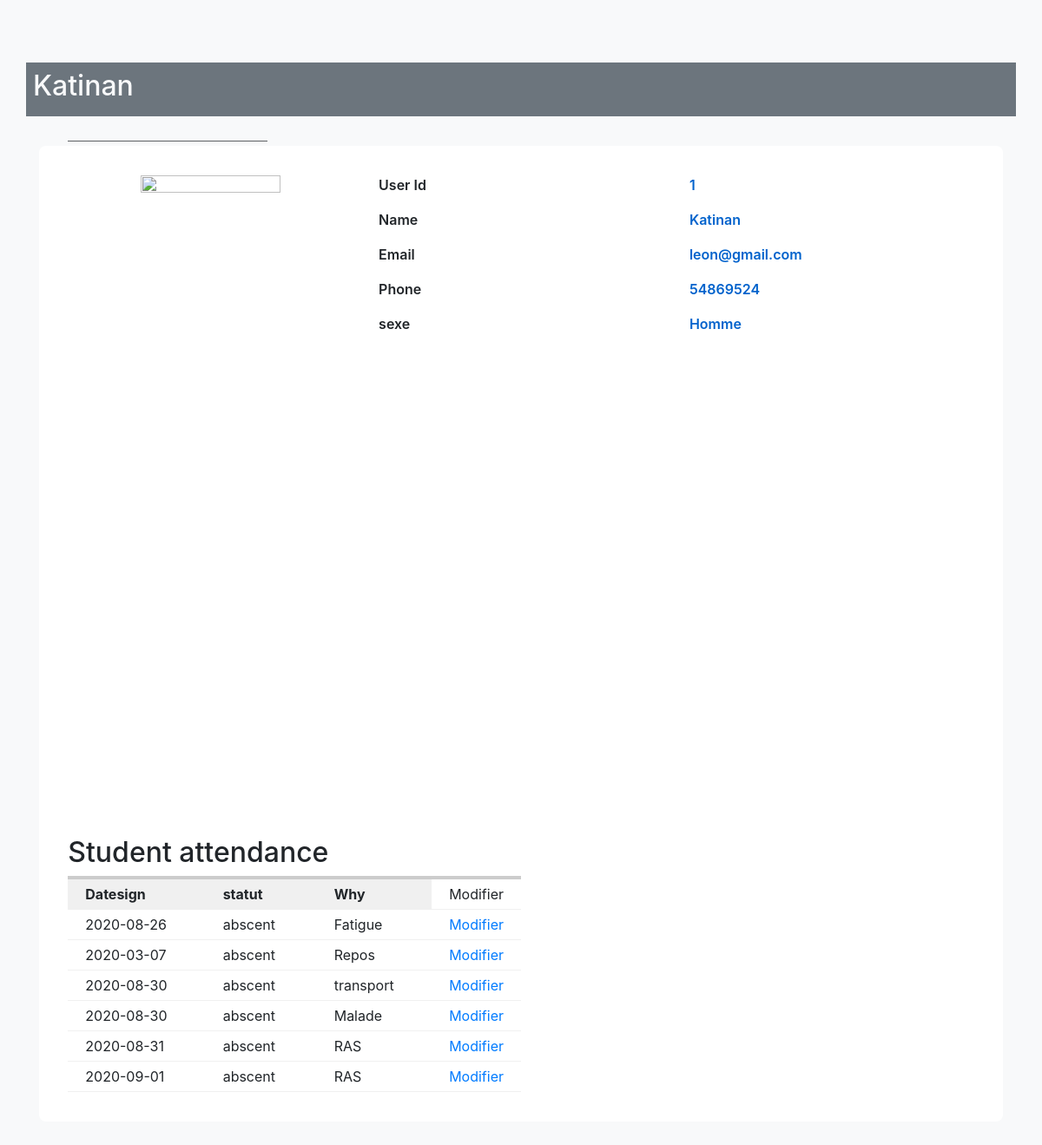
Screenshot of /profilstudent.php?id=1 with the database file from the repository.
### tables this page shows
CREATE TABLE `attendance` (
  `id` int(11) NOT NULL,
  `iduser` int(11) NOT NULL,
  `datesign` date NOT NULL DEFAULT current_timestamp(),
  `time` time NOT NULL DEFAULT current_timestamp(),
  `statut` varchar(100) NOT NULL,
  `Why` varchar(50) NOT NULL DEFAULT 'RAS',
  `cours` int(11) NOT NULL DEFAULT 0
);

### profilstudent.php (the view, shortened to what this page needs)
 <?php
include 'database.php';
$id = $_GET['id'];
      $dup = mysqli_query($conn,"select * from student where id = '$id'");
      $row = mysqli_fetch_assoc($dup);
      $id = $row["id"];
?>
<!DOCTYPE html>
<html>
<head>
    <link href="//maxcdn.bootstrapcdn.com/bootstrap/4.1.1/css/bootstrap.min.css" rel="stylesheet" id="bootstrap-css">
<link rel="stylesheet" href="style.css">
</head>
<body class="container bg-light">
<br>
<br>
<br>
<div class="row bg-secondary text-light">
  <div class="col-3 p-2"><h2><?php echo $_SESSION["name"]; ?></h2></div>
  <div class="col p-2"></div>
  <div class="col-1 p-1 d-flex flex-reverse "><br/></div>
  <div class="col-2 p-2 d-flex flex-reverse text-light">
 </div>
</div>
<div class="container emp-profile">
            <form method="post">
                <div class="row">
                    <div class="col-md-4">
                        <div class="profile-img">
                            <img src="<?php echo $_SESSION["file_name"];?>" alt=""/>
                            <br>
                            <div class="file">
                                <div class="col-md-2">
                          </div>
                            </div>
                        </div>
                    </div>
                    <div class="col-md-8">
                        <div class="tab-content profile-tab" id="myTabContent">
                            <div class="tab-pane fade show active" id="home" role="tabpanel" aria-labelledby="home-tab">
                                        <div class="row">
                                            <div class="col-md-6">
                                                <label>User Id</label>
                                            </div>
                                            <div class="col-md-6">
                                                <p><?php echo $_SESSION["id"]; ?></p>
                                            </div>
                                        </div>
                                        <div class="row">
                                            <div class="col-md-6">
                                                <label>Name</label>
                                            </div>
                                            <div class="col-md-6">
                                                <p><?php echo $_SESSION["name"]; ?></p>
                                            </div>
                                        </div>
                                        <div class="row">
                                            <div class="col-md-6">
                                                <label>Email</label>
                                            </div>
                                            <div class="col-md-6">
                             <p><?php echo $_SESSION["email"]; ?></p>
                                            </div>
                                        </div>
                                        <div class="row">
                                            <div class="col-md-6">
                                                <label>Phone</label>
                                            </div>
                                            <div class="col-md-6">
                              <p><?php echo $_SESSION["tel"]; ?></p>
                                            </div>
                                        </div>
                                        <div class="row">
                                            <div class="col-md-6">
                                                <label>sexe</label>
                                            </div>
                                            <div class="col-md-6">
                                                <p><?php echo $_SESSION["sex"]; ?></p>
                                            </div>
                                        </div>
                            </div>
                </div>
            </form>
            </div>
<br><br>
<br><br>
<div class="col-10" id="chartContainer" style="height: 370px; width: 100%;"></div>
<br><br>
<br><br>
	</head>
	<body>
 <?php
      $sql = "SELECT `id`,`iduser`, `datesign`, `statut`, `why` FROM `attendance` WHERE `statut`= 'abscent' AND `iduser`= '$id'";
	$result = mysqli_query($conn,$sql);
?>
    <div class="demo-content">
		<h2 class="title_with_link">Student attendance</h2>
<?php if(!empty($result))	 { ?>
<table class="table-content">
          <thead>
        <tr>
          <th width="40%"><span>Datesign</span></th>
          <th width="30%"><span>statut</span></th>
          <th width="50%"><span>Why</span></th>
          <td>Modifier</td>
        </tr>
      </thead>
    <tbody>
	<?php
		while($row = mysqli_fetch_array($result)) {
	?>
        <tr>
			<td><?php echo $row["datesign"]; ?></td>
			<td><?php echo $row["statut"]; ?></td>
           <td><?php echo $row["why"]; ?></td>
      <td><a href="update-process.php?id=<?php echo $row["id"]; ?>">Modifier</a></td>
		</tr>
   <?php
		}
   ?>
  </table>
<?php } ?>
  </div>
</body>
</html>

### style.css (style rules this page uses)
body { background: #1a0ebd; }
.emp-profile { padding: 3%; margin-top: 3%; margin-bottom: 3%; border-radius: 0.5rem; background: #fff; }
.profile-img { text-align: center; }
.profile-img img { width: 70%; height: 100%; }
.profile-img .file { position: relative; overflow: hidden; margin-top: -20%; width: 70%; border: none; border-radius: 0; font-size: 15px; background: #212529b8; }
.profile-tab label { font-weight: 600; }
.profile-tab p { font-weight: 600; color: #0062cc; }

### profilstudent.php (style rules this page uses)
.table-content { border-top:#CCCCCC 4px solid; width:50%; }
.table-content th { padding:5px 20px; background: #F0F0F0;vertical-align:top; }
.table-content td { padding:5px 20px; border-bottom: #F0F0F0 1px solid;vertical-align:top; }

### rows the page displays
attendance: datesign "2020-08-26", statut "abscent", Why "Fatigue"
attendance: datesign "2020-03-07", statut "abscent", Why "Repos"
attendance: datesign "2020-08-30", statut "abscent", Why "transport"
attendance: datesign "2020-08-30", statut "abscent", Why "Malade"
attendance: datesign "2020-08-31", statut "abscent", Why "RAS"
attendance: datesign "2020-09-01", statut "abscent", Why "RAS"

### other values shown
$_SESSION["name"] "Katinan"
$_SESSION["id"] "1"
$_SESSION["email"] "leon@gmail.com"
$_SESSION["tel"] "54869524"
$_SESSION["sex"] "Homme"
